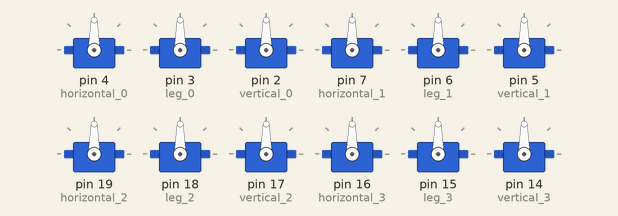
Simulated run of this sketch. Board: Arduino Uno, built with avr-gcc and run on an emulated ATmega328P. Parts: 12 × servo.

Above: at 0.1 s.
At 0.8 s:
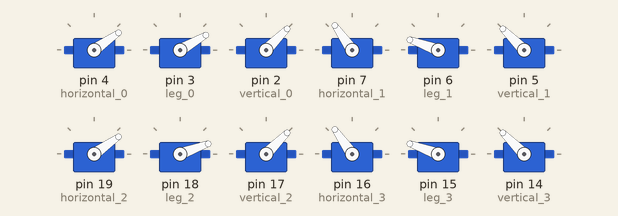
At 9.6 s:
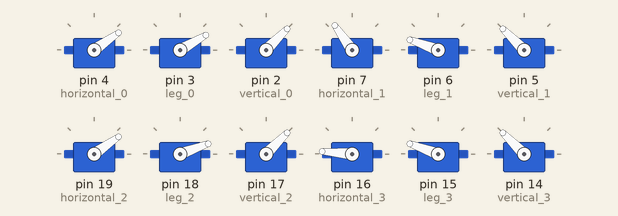
At 14.4 s:
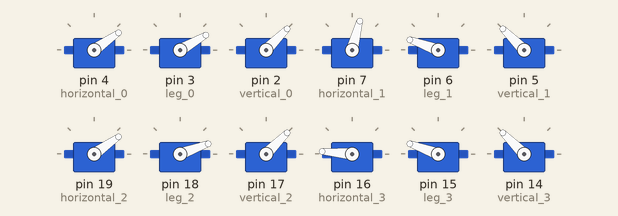
At 19.2 s:
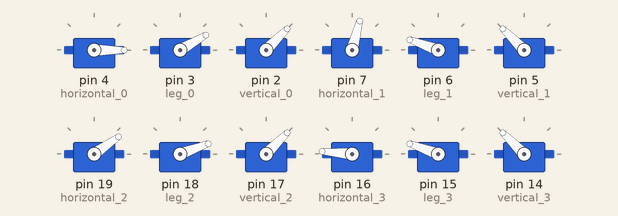
At 35.3 s:
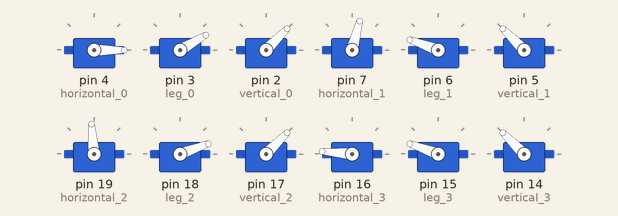
Timing chart, 0 to 40.0 s (numbered marks = the images above):
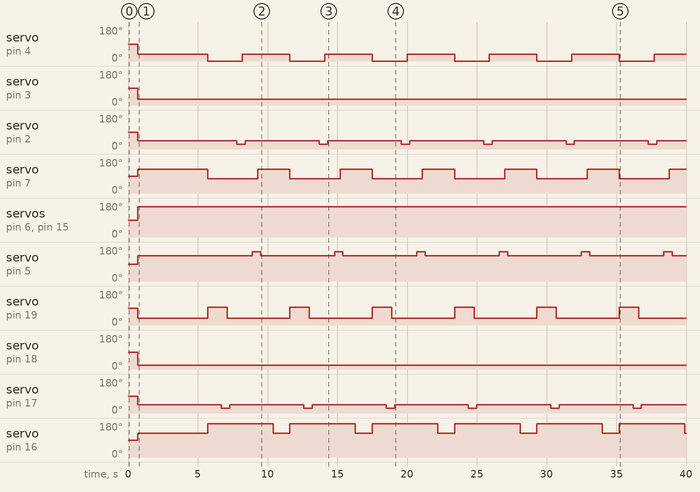

The sketch:

Crawl.ino
```cpp
#include <Servo.h>
Servo horizontal_0;    // erzeugt ein Servomotor-Objekt
Servo vertical_0;     // erzeugt ein Servomotor-Objekt
Servo leg_0;

Servo horizontal_1;
Servo vertical_1;
Servo leg_1;

Servo horizontal_2;
Servo vertical_2;
Servo leg_2;

Servo horizontal_3;
Servo vertical_3;
Servo leg_3;
// maximal können acht Servomotor-Objekte erzeugt werden


// Default Positionen
int v_default = 45;
int h_default = 35;
int l_default = 20;


void setup(){
  horizontal_0.attach(4);
  leg_0.attach(3);
  vertical_0.attach(2);    //Complex 0

  horizontal_1.attach(7);
  leg_1.attach(6);
  vertical_1.attach(5);    //Complex 1


  horizontal_2.attach(19);
  leg_2.attach(18);
  vertical_2.attach(17);     // Complex 2

  horizontal_3.attach(16);
  leg_3.attach(15);
  vertical_3.attach(14);     //Complex 3

  //delay for code upload
  delay(700);
  //in defau position gehen

  defaultPosition();
  delay(5000);
  loop();

}


//default position
void defaultPosition(){

  vertical_0.write(v_default);
  vertical_1.write(v_default + 90);  //Symmetrie
  vertical_2.write(v_default);
  vertical_3.write(v_default + 90);  //Symmetrie

  horizontal_0.write(h_default);
  horizontal_1.write(h_default + 90);  //Symmetrie
  horizontal_2.write(h_default);
  horizontal_3.write(h_default + 90);  //Symmetrie

  leg_0.write(l_default + 10);  //Korrektur der Symmetrie um 10
  leg_1.write(l_default + 140);  //Symmetrie
  leg_2.write(l_default);
  leg_3.write(l_default + 140);  //Symmetrie

}


void loop() {

    for (int i=0; i <= 10; i++) {


      horizontal_2.write(h_default + 60);                  // Drück Bewegung der Horizontals
      horizontal_0.write(h_default - 60);
      horizontal_1.write(h_default + 90 - 50);
      horizontal_3.write(h_default + 90 + 50);

      delay(1000);

      vertical_2.write(v_default - 20);     //komplex 2 in zurück in default
      delay(400);
      horizontal_2.write(h_default);
      delay(200);
      vertical_2.write(v_default);

      delay(500);

      vertical_0.write(v_default - 20);     //komplex 0 in zurück in default
      delay(400);
      horizontal_0.write(h_default);
      delay(200);
      vertical_0.write(v_default);

      delay(500);

      vertical_1.write(v_default + 90 + 20);     //komplex 1 in zurück in default
      delay(400);
      horizontal_1.write(h_default + 90);
      delay(200);
      vertical_1.write(v_default + 90);

      delay(500);

      vertical_3.write(v_default + 90 + 20);     //komplex 3 in zurück in default
      delay(400);
      horizontal_3.write(h_default + 90);
      delay(200);
      vertical_3.write(v_default + 90);

      delay(1000);

      }


}
```

Measured:
- by itself, servo on pin 4 (horizontal_0): repeats every 5.9 s: 0° 2.5 s, 35° 3.4 s
- by itself, servo on pin 3 (leg_0): 90° → 30° at 0.70 s
- by itself, servo on pin 2 (vertical_0): repeats every 5.9 s: 25° 0.60 s, 45° 5.3 s
- by itself, servo on pin 7 (horizontal_1): repeats every 5.9 s: 75° 3.6 s, 125° 2.3 s
- by itself, servo on pin 6 (leg_1), servo on pin 15 (leg_3): 90° → 160° at 0.70 s
- by itself, servo on pin 5 (vertical_1), servo on pin 14 (vertical_3): repeats every 5.9 s: 155° 0.60 s, 135° 5.3 s
- by itself, servo on pin 19 (horizontal_2): alternates 95° for 1.4 s and 35° for 4.5 s
- by itself, servo on pin 18 (leg_2): 90° → 20° at 0.70 s
